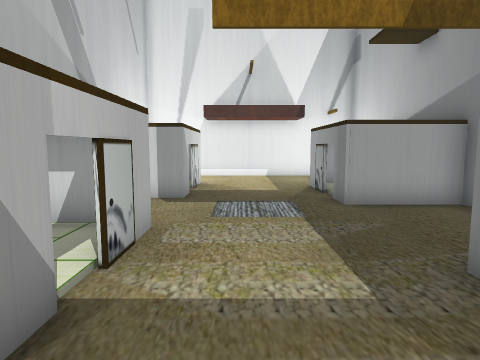
[1] (above)

17 first-person views from a walk through a scene from a Unity 3-D project. The camera is 1.4 m above the floor, tilts 6° down and sees 75° across. The floor is counted in squares, 1 m on a side. Each view is taken from the middle of a square. On the plan, view 1 faces up. The plan holds only what a view shows up to about 14 squares ahead; the rest is blank.

[2]
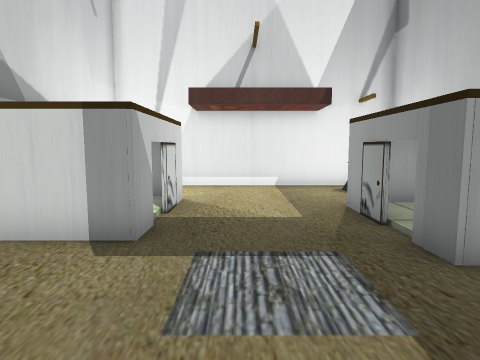

[3]
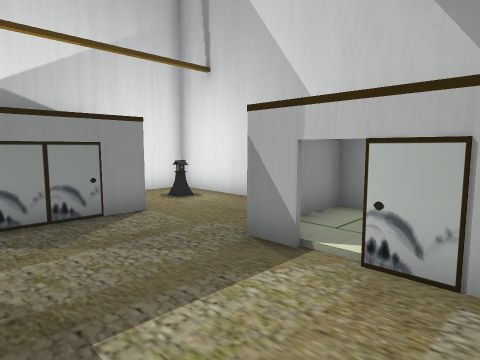

[4]
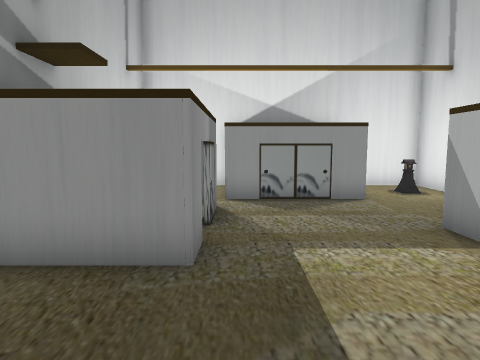

[5]
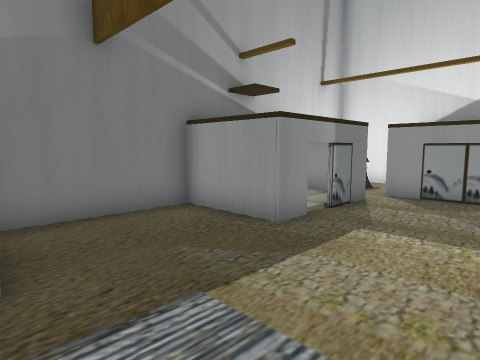

[6]
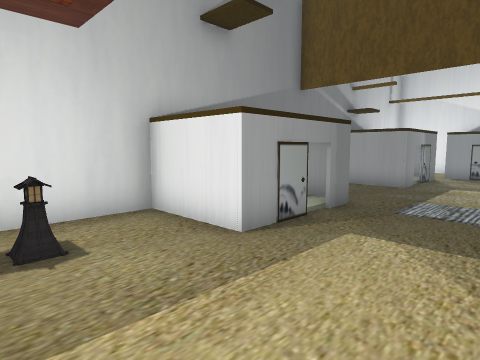

[7]
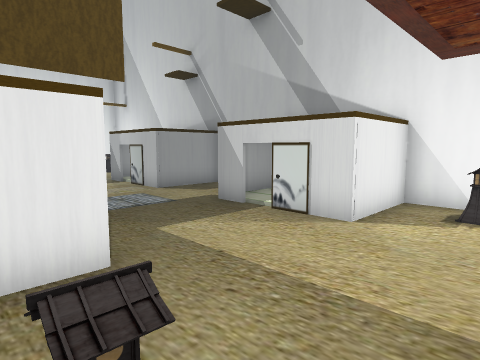

[8]
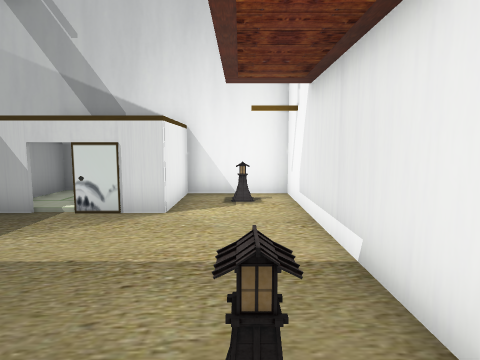

[9]
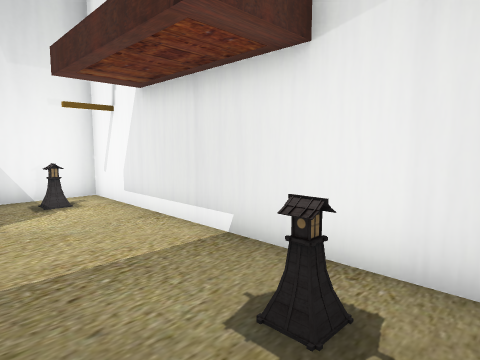

[10]
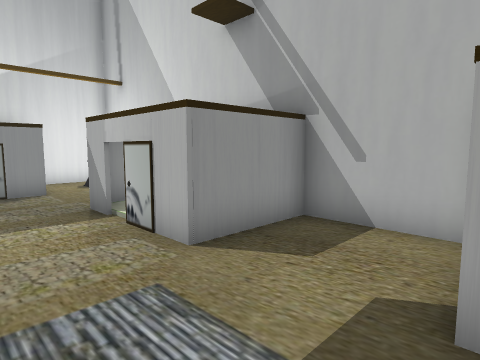

[11]
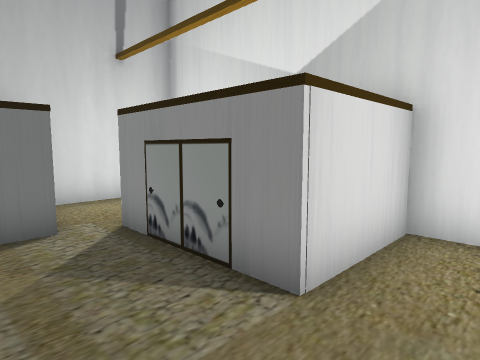

[12]
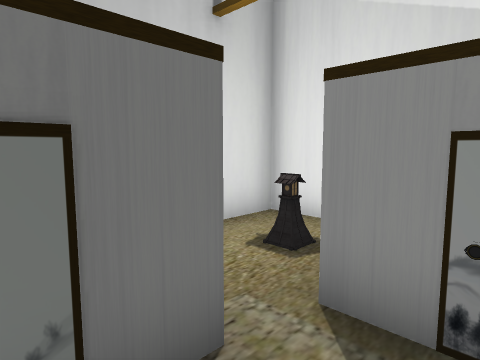

[13]
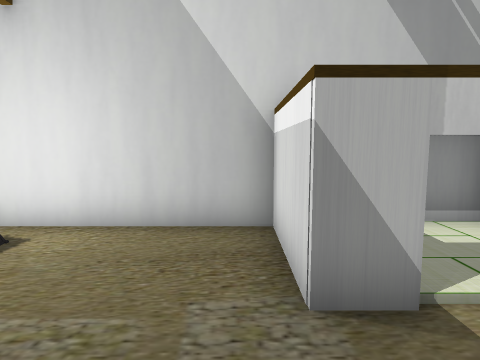

[14]
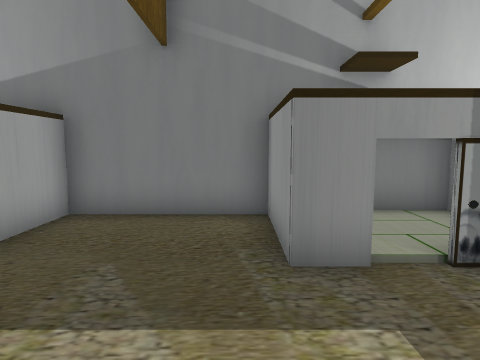

[15]
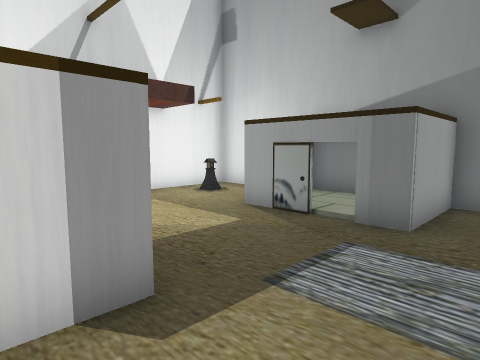

[16]
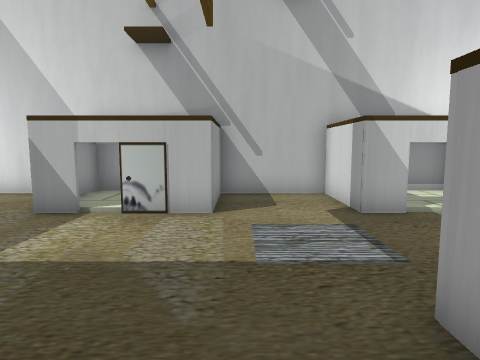

[17]
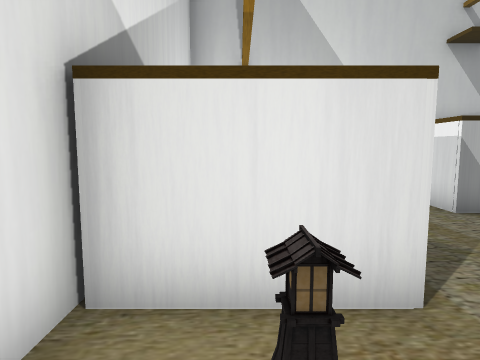

### Floor plan
Ten units are one square. View 1 is at (0, 0); x grows to the right and y downward. Boxes are objects, and circles mark ways between rooms. Rooms are numbered by the first view taken in them; rooms with no view inside come last. Other rooms are left out.
<svg viewBox="-50 -160 109 209">
<path fill="none" stroke="#000" d="M-45 -90 -45 -54 -16 -54 -16 -16 -45 -16M-45 -25 -45 44 -14 44 -14 14 24 14M26 5 26 -34 54 -34 54 -76 26 -76 26 -114 54 -114 54 -155 -45 -155 -45 -124 -16 -124 -16 -86 -45 -86M24 14 24 44M21 44 54 44 54 -11"/>
<rect x="-35" y="25" width="10" height="10" fill="#bbb"><title>other object</title></rect>
<rect x="-35" y="-145" width="10" height="10" fill="#bbb"><title>other object</title></rect>
<rect x="35" y="-145" width="10" height="10" fill="#bbb"><title>other object</title></rect>
<rect x="35" y="25" width="10" height="10" fill="#bbb"><title>other object</title></rect>
<circle cx="20" cy="10" r="3" fill="#2a7"/>
<text x="0" y="-70">1</text>
<text x="40" y="20">2</text>
</svg>
Room 1 opens to room 2.

Where each view was taken, in squares from view 1:
view 1: 0 up, 0 right, facing up
view 2: 4 up, 0 right, facing up
view 3: 5 up, 2 right, facing down-left
view 4: 7 up, 2 right, facing down
view 5: 8 up, 1 left, facing down-right
view 6: 15 up, 1 left, facing down-right
view 7: 15 up, 4 right, facing down-left
view 8: 14 up, 5 right, facing left
view 9: 12 up, 5 right, facing up-left
view 10: 9 up, 1 right, facing down-left
view 11: 1 up, 3 left, facing down-right
view 12: 1 up, 1 right, facing down-right
view 13: 1 up, 1 right, facing left
view 14: 4 up, 1 left, facing right
view 15: 6 up, 3 left, facing up-right
view 16: 6 up, 5 right, facing left
view 17: 3 down, 5 right, facing left
